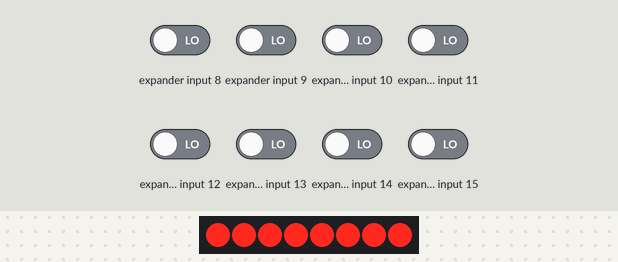
The program below on a simulated Arduino Nano, built with avr-gcc and run on an emulated ATmega328P. Parts: 8 port-expander outputs drawn as a row of LEDs (first output left, lit = HIGH). Wiring (inferred from the names in the program): MCP23017 port expander at I2C address 0x20. Wiring (inferred from the signals the program sends): row of LEDs: on Q0, Q1, Q2, Q3, Q4, Q5, Q6, Q7. Inputs (shaded band) come from the test bench; at power-on: expander input 8–15 LOW.

Above: at 1.2 s.
1.3 s: expander input 8 driven HIGH
At 1.63 s:
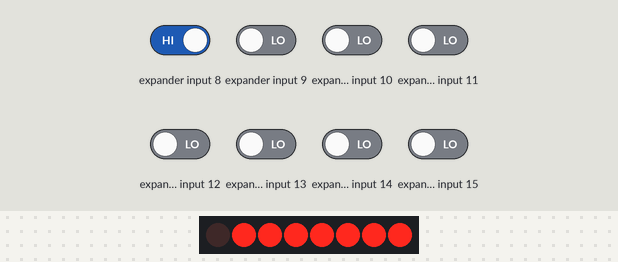
Timing chart, 0 to 10.3 s (numbered marks = the images above; inputs shaded):
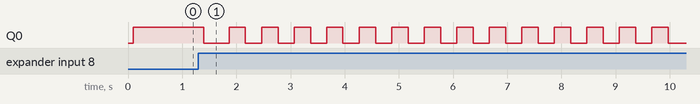

The program:

main.cpp
```cpp
// ################################################################################
// ###                                                                          ###
// ### Projekt			: Refex 												###
// ### Version			: 0.90													###
// ### Datum			: 29.09.2020											###
// ###                                                                          ###
// ### Änderung			: keine													###
// ###																			###
// ### Hardware			: Arduino Nano											###
// ###					: Leiterplatte 17-0023-02								###
// ###					: 1 x Digi-Dot-Booster									###
// ###					: 1 x Taster mit LED Ring								###
// ################################################################################

// #define DEBUG_STRIPE
// #define DEBUG_COM

#include <arduino.h>
// #include "ascii_codes.h"
#include "global_init.h"
#include "stripe_init.h"


#include "DDBooster.h"
#include "RBD_Timer.h"  			// https://github.com/alextaujenis/RBD_Timer
#include "RBD_ButtonExtern.h"		// https://github.com/alextaujenis/RBD_Button
#include "color_tables.h"


#include "I2C.h"

#include "Ledsegment.h"
#include "animation_seq.h"
#include "led_setup.h"
// #include "collision_setup.h"

const uint8_t ddb_cs_pin[DDB_COUNT] 	= { DDB_1_CS_PIN };
const uint8_t ddb_num_led[DDB_COUNT]	= { DDB_1_MAX_LED };
bool ddb_refresh = false;

//uint8_t	global_input	= 0;	 // Wird im Objekt ButtonExtern erzeugt
uint8_t	global_output	= 0;
uint8_t blink_flag		= 0;
uint8_t state_value		= 0;
uint8_t animation_state	= 0;

// Digi-Dot-Booster Objekte erzeugen
DDBooster ddb_leds[DDB_COUNT];			// Objekt anlegen

// Timer Objekte anlegen
RBD::Timer io_task;
RBD::Timer button_blink;
RBD::Timer animation_timer;

// Button Objekte anlegen
RBD::ButtonExtern button_1(0);

// LED Segmente Objekte anlegen
Ledsegment stripe;

// ----------------------------------------------------------------------------
// Setup
// ----------------------------------------------------------------------------
void setup() {

	// Debug on COM
	#ifdef DEBUG_COM
		Serial.begin(115200); 		// open the serial port at 9600 bps:
	#endif

	// I2C Setup
	I2c.begin();
	I2c.setSpeed(1);
	I2c.write(MCP23017,0x05,0x00);
	I2c.write(MCP23017,0x00,0x00);	// Setup MCP23017 GPIO-A to Output
	I2c.write(MCP23017,0x01,0xFF);	// Setup MCP23017 GPIO-B to Input
	I2c.write(MCP23017,0x14,   0);	// MCP23017 auf Startwert -> Ausgänge 1-8 auf aus

	// Digi-Dot-Booster init
	for (uint8_t i = 0; i < DDB_COUNT; i++)
	{
		// Digi-Dot-Booster CS-Pin konfigurieren
		ddb_leds[i].configurePins(ddb_cs_pin[i]);
		delay(DDB_INIT_DELAY);
		// Digi-Dot-Booster -> Anzahl der LEDs pro Digi-Dot-Booster
		ddb_leds[i].init(ddb_num_led[i]);
		delay(DDB_INIT_DELAY);
		ddb_leds[i].clearAll();
		delay(DDB_INIT_DELAY);
		ddb_leds[i].show();
		delay(DDB_INIT_DELAY);
	}

	button_1.invertReading();

	// Timer definieren und starten
	io_task.setTimeout(IO_LOOP_TIME);
	io_task.restart();
	//refresh_task.setTimeout(Refresh_Time);
	//refresh_task.restart();
	button_blink.setTimeout(BUTTON_BLINK_TIME);
	button_blink.restart();
	animation_timer.setTimeout(ANIMATION_TIME);
	animation_timer.restart();

	led_setup();
	// collision_setup();

	ddb_refresh = true;
	//-------------------------------------------------------------------------

	global_output = 0xFF;

	// Debug on COM
	#ifdef DEBUG_COM
		Serial.println("Start");
	#endif
}

// ----------------------------------------------------------------------------
// Main Loop
// ----------------------------------------------------------------------------
void loop() {

	// IO-Timer
	if(io_task.onRestart()) {
		// MCP23017 Input einlesen und auf Output ausgeben
		I2c.write(MCP23017, 0x13);
		I2c.read(MCP23017, 1);
		global_input	= I2c.receive();
		//global_output	= global_input;
		I2c.write(MCP23017,0x14,global_output);
	}
	// Blink-Timer
	if(button_blink.onRestart()) {
		if (blink_flag) {
			global_output = global_output | state_value;
		}
		else {
			global_output = global_output & ~state_value;
		}
		blink_flag = !blink_flag;
	}
	//---------------------------------------------------------------------------
	// Animation Timer -> Alles einen Schritt weiter
	//---------------------------------------------------------------------------
	if(animation_timer.onRestart()) {
		if(animation_state > 0) {
			animation_step();
			ddb_refresh = true;
		}
 	}
	//---------------------------------------------------------------------------
	// Tasten abfragen
	//---------------------------------------------------------------------------
	// Taste 1 ist betätiget worden
	if(button_1.onPressed()) {
		// Debug on COM
		#ifdef DEBUG_COM
			Serial.println("Taste gedrückt");
		#endif
		global_output	= global_output & ~( 1 << 0 );
		state_value		= state_value   |  ( 1 << 0 );
		// Nur wenn keine Animation mehr läuft kann neu gestartet werden
		if(animation_state < 1) {
			// Debug on COM
			#ifdef DEBUG_COM
				Serial.println("Taste gedrückt -> Animation_State = 0");
			#endif
			stripe.start();
			animation_state = 1;
			//animation_seq();
			animation_timer.restart();
		} else {
			stripe.stop();
			ddb_refresh = true;
			animation_state = 0;

			global_output	= global_output |  ( 1 << 0 );
			state_value		= state_value   & ~( 1 << 0 );
		}
	}
	//-------------------------------------------------------------------------
	// Refresh Task -> Alle Digi-Dot Booster ddb.show() aufrufen
	//-------------------------------------------------------------------------
	if(ddb_refresh)
	{
		delay(DDB_INIT_DELAY);			// Workaround for DDB SPI Problem
		for (uint8_t i = 0; i < DDB_COUNT; i++)
		{
			ddb_leds[i].show();
			delay(DDB_INIT_DELAY);		// Workaround for DDB SPI Problem
		}
		ddb_refresh = false;
	}
}
```

global_init.h
```cpp
//##################################################################
//### Global Define                                              ###
//##################################################################
#ifndef GLOBAL_INIT_H
#define GLOBAL_INIT_H

// #define DDB_EXP_BOARD

#define EIN             	HIGH
#define AUS             	LOW

// --- Farbzuweisungen
#define F_LED_ON			1
#define F_LED_DEF			5
#define F_LED_OFF			0

#define IO_LOOP_TIME		50		// in ms
#define BUTTON_BLINK_TIME	300     // in ms
#define ANIMATION_TIME      400     // in ms
#define SEQUENCE_TIME       10000   // Anzeigedauer in ms
#define NEW_PART_DELAY      4000    // Dauer bis ein neues Teil losfligt in ms

// Anzahl der DDB-Module
#define DDB_COUNT           1       // Anzahl der DigiDotBooster Module

// DDB-Module -> Chip-Select Pins
#ifdef DDB_EXP_BOARD
// CS-Pin der DDB-Module auf dem Expansions-Board
#define DDB_1_CS_PIN        2       // Chip Select Pin DDB 1
#define DDB_2_CS_PIN        3       // Chip Select Pin DDB 2
#define DDB_3_CS_PIN        4       // Chip Select Pin DDB 3
#define DDB_4_CS_PIN        5       // Chip Select Pin DDB 4
#define DDB_5_CS_PIN        6       // Chip Select Pin DDB 5
#define DDB_6_CS_PIN        7       // Chip Select Pin DDB 6
#define DDB_7_CS_PIN        8       // Chip Select Pin DDB 7
#define DDB_8_CS_PIN        9       // Chip Select Pin DDB 8
#else
#define DDB_1_CS_PIN        10       //Chip Select Pin DDB 1
#endif

#define DDB_INIT_DELAY		5		// DDB Initialisierungsverzögerung in ms (Min. 2 ms)
#define DDB_CMD_DELAY       5       // DDB Befehlsverzögerung in ms (Min. 2ms)

#define ARDUINOLED			13    	// Arduino LED on board

// LEDs am DDB-Modul
#define DDB_1_MAX_LED      110      // Anzahl der LEDs am DDB 1
#define DDB_2_MAX_LED      110      // Anzahl der LEDs am DDB 2
#define DDB_3_MAX_LED      110      // Anzahl der LEDs am DDB 3
#define DDB_4_MAX_LED      110      // Anzahl der LEDs am DDB 4
#define DDB_5_MAX_LED      110      // Anzahl der LEDs am DDB 5
#define DDB_6_MAX_LED      110      // Anzahl der LEDs am DDB 6
#define DDB_7_MAX_LED      110      // Anzahl der LEDs am DDB 7
#define DDB_8_MAX_LED      110      // Anzahl der LEDs am DDB 8

// MCP23017 I2C Adresse
#define MCP23017            0x20    // 1. MCP23017 Adresse


#endif
```

stripe_init.h
```cpp
//##################################################################
//### Stripe Define                                              ###
//##################################################################

#ifndef STRIPE_INIT_H
#define STRIPE_INIT_H
#endif

// LED Anordnung
#ifndef DEBUG_STRIPE

// 1. DDB-Modul
#define STRIPE_01_DDB       0
#define STRIPE_01_START     0
#define STRIPE_01_NUM       95

#else

// Debug Aufbau
#define STRIPE_01_DDB        0
#define STRIPE_01_START      0
#define STRIPE_01_NUM        16           // Test

#endif
```

Ledsegment.cpp
```cpp
#include <Arduino.h>
#include "Ledsegment.h"
#include "global_init.h"
#include "DDBooster.h"

#include "color_tables.h"

extern class DDBooster ddb_leds[];

extern uint8_t color[];

Ledsegment::Ledsegment() {
	_ddb				= 0;
	_num				= 0;
	_begin 				= 0;
	_step 				= 0;
	_pos				= 0;
	_color_def			= 0;
	_color_off			= 0;
	_color_on			= 0;
	_dir 				= false;		// false -> right ; true -> left
	_toggle				= false;
	_end_of_run			= false;
	_blank_start_end	= false;		// Start and end with a blank LED
}

Ledsegment::~Ledsegment() {
    //dtor
}
// Led Segmnent Setup
// ddb , begin , number
void Ledsegment::setup(uint8_t ddb, uint8_t begin, uint8_t number) {
	_ddb		= ddb;
	_begin 		= begin;
	_num		= number;
	_end_of_run = false;
}
// Led Segment set color def
void Ledsegment::setColorDef(uint8_t c_index) {
	_color_def 	= c_index;
}
// Led Segment set color off
void Ledsegment::setColorOff(uint8_t c_index) {
	_color_off 	= c_index;
}
// Led Segment set color off
void Ledsegment::setColorOn(uint8_t c_index) {
	_color_on 	= c_index;
}
// Led Segment Reset
void Ledsegment::reset() {
	_dir 		= false;
	_end_of_run	= false;
	stop();
}
// Led segment set to default with Color-Index
void Ledsegment::showRange(uint8_t c_index) {
	ddb_leds[_ddb].setRGB(color_[c_index][0], color_[c_index][1], color_[c_index][2]);
	ddb_leds[_ddb].setRange(_begin, _begin + _num - 1);
	delay(DDB_CMD_DELAY);
	//led_stripe[_ddb].show();
}
// Led segment color on position with Color-Index
void Ledsegment::showPosition(uint8_t c_index) {
	ddb_leds[_ddb].setRGB(color_[c_index][0], color_[c_index][1], color_[c_index][2]);
	//ddb_leds[_ddb].setLED(_begin + _pos);
	if(_pos < 1) {
		ddb_leds[_ddb].setLED(_begin + _pos);
	} else {
		ddb_leds[_ddb].setRange(_begin + _pos - 1, _begin + _pos);
	}

	//led_stripe[_ddb].show();
}
void Ledsegment::start() {
	_enable = true;
}
void Ledsegment::stop() {
	_step		= 0;
	_enable 	= false;
	_end_of_run	= false;
	showRange(_color_def);
}
// Led segment set direction right
void Ledsegment::setRunRight() {
	_dir	= false;
}
// Led segment set direction left
void Ledsegment::setRunLeft() {
	_dir 	= true;
}
// Led segment set toggle on
void Ledsegment::setRunToggleOn() {
	_toggle = true;
}
// Led animation step
bool Ledsegment::stepUp() {
	if(_enable) {
		showRange(_color_def);
		if (!_end_of_run) {
			_step 		= 0;
			_end_of_run	= true;
		}
		if (_step < _num  ) {
			if (!_dir) {
				_pos = _step;
			} else {
				_pos = _num - _step - 1;
			}
			//showRange(_color_def);
			showPosition(_color_on);
			_step++;
		} else {
			if(_toggle) {
				_dir = !_dir;
			}
			_end_of_run = false;
		}
	}
	return _end_of_run;
}
// Led Segment get Position
uint8_t Ledsegment::getPosition() {
	return _step;
}

bool Ledsegment::isEndposition() {
	return !_end_of_run;
}
```

Ledsegment.h
```cpp
#ifndef LEDSEGMENT_H
#define LEDSEGMENT_H

#include <Arduino.h>

class Ledsegment
{
	public:
		Ledsegment();
      virtual ~Ledsegment();
		void setup(uint8_t, uint8_t, uint8_t);
		void setColorDef(uint8_t);
		void setColorOff(uint8_t);
		void setColorOn(uint8_t);
		void reset();
		void start();
		void stop();
		void showRange(uint8_t);
		void showPosition(uint8_t);
		bool stepUp();
		void setRunLeft();
		void setRunRight();
		void setRunToggleOn();
		uint8_t getPosition();
		bool isEndposition();

    protected:

    private:
		uint8_t	_ddb;
		uint8_t	_num;
		uint8_t _begin;
		uint8_t _step;
		uint8_t	_pos;
		uint8_t _color_off;
		uint8_t _color_def;
		uint8_t _color_on;
		bool	_dir;
		bool	_enable;
		bool	_toggle;
		bool	_end_of_run;
		bool	_blank_start_end;
};

#endif
```

animation_seq.h
```cpp
#include <Arduino.h>
#include "Ledsegment.h"
#include "global_init.h"
#include "stripe_init.h"


extern class Ledsegment stripe;
extern class RBD::Timer sequence_timer;
extern uint8_t animation_state;
extern bool anim_flag;
extern bool ddb_refresh;
//extern global_input;
extern uint8_t global_output;
extern uint8_t state_value;

// Alles einen Schritt weiter
void animation_step() {
	if(animation_state == 1) {
		// Debug on COM
		#ifdef DEBUG_COM
			Serial.println("Animation_State = 1 -> Step");
		#endif
		stripe.stepUp();
	}
	if(stripe.isEndposition()) {
		// Debug on COM
		#ifdef DEBUG_COM
			Serial.println("Animation_State = 0 -> Stop !!!");
		#endif
		stripe.stop();
		stripe.start();
		animation_state = 1;

		//global_output	= global_output |  ( 1 << 0 );
		//state_value		= state_value   & ~( 1 << 0 );

	}
}
```

color_tables.h
```cpp
#include "Arduino.h"

// Farbtabelle -> Index -> R / G / B
const uint8_t color_[11][3] = {
		{   0 ,   0,    0 },		//  0. Farbe	Schwarz -> Aus
		{ 250 ,   0 ,   0 },		//  1. Farbe	Rot		90 %
		{   0 , 220 ,   0 },		//  2. Farbe	Grün	90 %
		{   0 ,   0 , 220 },		//  3. Farbe	Blau	90 %
		{   0 ,   0 , 120 },		//  4. Farbe	Blau 	50 %
		{   0 ,   0 ,   3 },		//  5. Farbe	Blau	-> Default
		{   0 ,   0 ,  20 },		//  6. Farbe	Blau
		{ 160 ,  10 ,  60 },		//  7. Farbe	Magenta
		{   0 , 220 ,   0 },		//  8. Farbe	Grün 100%
		{ 220 ,   0 ,   0 },		//  9. Farbe	Rot  100%
		{ 220 , 220 , 220 }			// 10. Farbe	Weiß 70%
};
```

led_setup.h
```cpp
// LED-Stripes werden initalisiert
#ifndef LED_SETUP_H
#define LED_SETUP_H

#include <Arduino.h>
#include "global_init.h"
#include "stripe_init.h"
#include "Ledsegment.h"


extern class Ledsegment stripe;

void led_setup() {

	// Segmente definieren
	stripe.setup(STRIPE_01_DDB, STRIPE_01_START, STRIPE_01_NUM);
	stripe.setColorDef(F_LED_DEF);
	stripe.setColorOn(F_LED_ON);
	stripe.showRange(F_LED_DEF);
}

#endif
```

Measured:
- after the input at 1.3 s, Q0: HIGH → LOW after 0.10 s, then repeats every 0.60 s: HIGH 0.30 s, LOW 0.30 s
